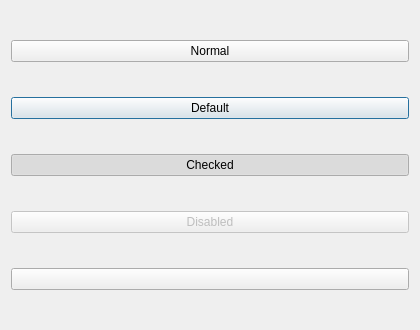
<?xml version="1.0" encoding="UTF-8"?>
<ui version="4.0"><class>Dialog</class><widget class="QDialog" name="Dialog"><property name="geometry"><rect><x>0</x><y>0</y><width>420</width><height>330</height></rect></property><property name="windowTitle"><string>Button states</string></property><layout class="QVBoxLayout" name="verticalLayout"><property name="leftMargin"><number>11</number></property><property name="topMargin"><number>11</number></property><property name="rightMargin"><number>11</number></property><property name="bottomMargin"><number>11</number></property><property name="spacing"><number>6</number></property><item><widget class="QPushButton" name="normal"><property name="text"><string>Normal</string></property><property name="icon"><iconset><normaloff>review/icons/button_state.png</normaloff><disabledoff>review/icons/button_state.png</disabledoff></iconset></property></widget></item><item><widget class="QPushButton" name="default"><property name="text"><string>Default</string></property><property name="default"><bool>true</bool></property></widget></item><item><widget class="QPushButton" name="checked"><property name="text"><string>Checked</string></property><property name="icon"><iconset><normaloff>review/icons/button_state.png</normaloff><disabledoff>review/icons/button_state.png</disabledoff></iconset></property><property name="checkable"><bool>true</bool></property><property name="checked"><bool>true</bool></property></widget></item><item><widget class="QPushButton" name="disabled"><property name="text"><string>Disabled</string></property><property name="icon"><iconset><normaloff>review/icons/button_state.png</normaloff><disabledoff>review/icons/button_state.png</disabledoff></iconset></property><property name="enabled"><bool>false</bool></property></widget></item><item><widget class="QPushButton" name="icon_only"><property name="text"><string></string></property><property name="icon"><iconset><normaloff>review/icons/button_state.png</normaloff><disabledoff>review/icons/button_state.png</disabledoff></iconset></property></widget></item></layout></widget></ui>
